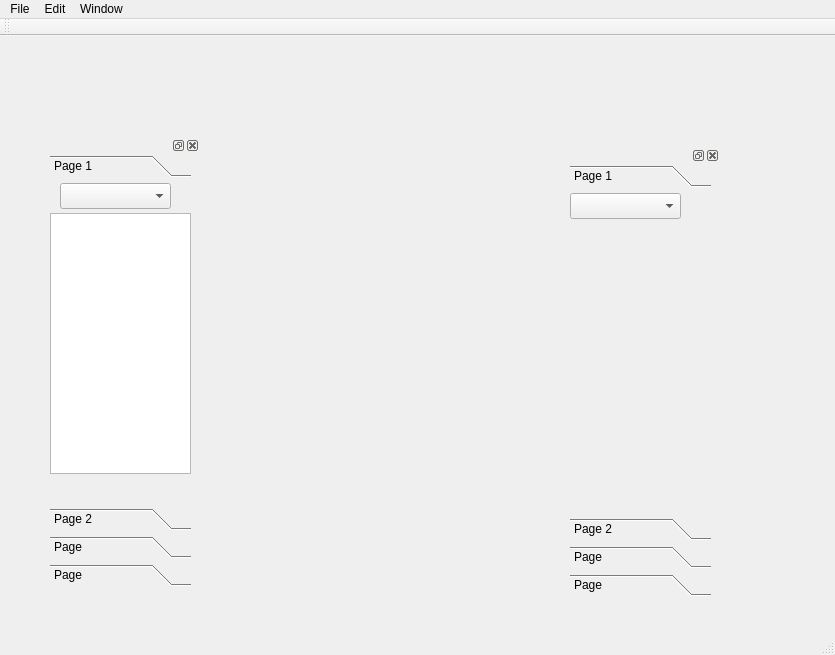
<?xml version="1.0" encoding="UTF-8"?>
<ui version="4.0">
 <class>MainWindow</class>
 <widget class="QMainWindow" name="MainWindow">
  <property name="geometry">
   <rect>
    <x>0</x>
    <y>0</y>
    <width>835</width>
    <height>655</height>
   </rect>
  </property>
  <property name="sizePolicy">
   <sizepolicy hsizetype="Maximum" vsizetype="Maximum">
    <horstretch>0</horstretch>
    <verstretch>0</verstretch>
   </sizepolicy>
  </property>
  <property name="mouseTracking">
   <bool>true</bool>
  </property>
  <property name="focusPolicy">
   <enum>Qt::ClickFocus</enum>
  </property>
  <property name="windowTitle">
   <string>MainWindow</string>
  </property>
  <widget class="QWidget" name="centralWidget">
   <property name="sizePolicy">
    <sizepolicy hsizetype="Maximum" vsizetype="Maximum">
     <horstretch>0</horstretch>
     <verstretch>0</verstretch>
    </sizepolicy>
   </property>
   <property name="mouseTracking">
    <bool>true</bool>
   </property>
   <property name="focusPolicy">
    <enum>Qt::ClickFocus</enum>
   </property>
   <widget class="QDockWidget" name="ObjectBrowser">
    <property name="geometry">
     <rect>
      <x>50</x>
      <y>100</y>
      <width>150</width>
      <height>450</height>
     </rect>
    </property>
    <property name="floating">
     <bool>true</bool>
    </property>
    <widget class="QWidget" name="dockWidgetContents_2">
     <widget class="QToolBox" name="toolBox">
      <property name="geometry">
       <rect>
        <x>0</x>
        <y>0</y>
        <width>141</width>
        <height>431</height>
       </rect>
      </property>
      <property name="currentIndex">
       <number>0</number>
      </property>
      <widget class="QWidget" name="page_1">
       <property name="geometry">
        <rect>
         <x>0</x>
         <y>0</y>
         <width>141</width>
         <height>295</height>
        </rect>
       </property>
       <attribute name="label">
        <string>Page 1</string>
       </attribute>
       <widget class="QComboBox" name="AlgorithmsBox">
        <property name="geometry">
         <rect>
          <x>10</x>
          <y>0</y>
          <width>111</width>
          <height>26</height>
         </rect>
        </property>
       </widget>
       <widget class="QPlainTextEdit" name="AlgorithmParams">
        <property name="geometry">
         <rect>
          <x>0</x>
          <y>30</y>
          <width>141</width>
          <height>261</height>
         </rect>
        </property>
       </widget>
      </widget>
      <widget class="QWidget" name="page_2">
       <property name="geometry">
        <rect>
         <x>0</x>
         <y>0</y>
         <width>100</width>
         <height>30</height>
        </rect>
       </property>
       <attribute name="label">
        <string>Page 2</string>
       </attribute>
       <widget class="QPlainTextEdit" name="MaterialBox">
        <property name="geometry">
         <rect>
          <x>0</x>
          <y>10</y>
          <width>131</width>
          <height>281</height>
         </rect>
        </property>
       </widget>
      </widget>
      <widget class="QWidget" name="page_3">
       <property name="geometry">
        <rect>
         <x>0</x>
         <y>0</y>
         <width>100</width>
         <height>30</height>
        </rect>
       </property>
       <attribute name="label">
        <string>Page</string>
       </attribute>
      </widget>
      <widget class="QWidget" name="page_4">
       <property name="geometry">
        <rect>
         <x>0</x>
         <y>0</y>
         <width>100</width>
         <height>30</height>
        </rect>
       </property>
       <attribute name="label">
        <string>Page</string>
       </attribute>
      </widget>
     </widget>
    </widget>
   </widget>
   <widget class="QDockWidget" name="ObjectEditor">
    <property name="geometry">
     <rect>
      <x>570</x>
      <y>110</y>
      <width>150</width>
      <height>450</height>
     </rect>
    </property>
    <property name="floating">
     <bool>true</bool>
    </property>
    <widget class="QWidget" name="dockWidgetContents_4">
     <widget class="QToolBox" name="toolBox_2">
      <property name="geometry">
       <rect>
        <x>0</x>
        <y>0</y>
        <width>141</width>
        <height>431</height>
       </rect>
      </property>
      <property name="currentIndex">
       <number>0</number>
      </property>
      <widget class="QWidget" name="page_5">
       <property name="geometry">
        <rect>
         <x>0</x>
         <y>0</y>
         <width>141</width>
         <height>295</height>
        </rect>
       </property>
       <attribute name="label">
        <string>Page 1</string>
       </attribute>
       <widget class="QComboBox" name="comboBox_2">
        <property name="geometry">
         <rect>
          <x>0</x>
          <y>0</y>
          <width>111</width>
          <height>26</height>
         </rect>
        </property>
       </widget>
      </widget>
      <widget class="QWidget" name="page_6">
       <property name="geometry">
        <rect>
         <x>0</x>
         <y>0</y>
         <width>100</width>
         <height>30</height>
        </rect>
       </property>
       <attribute name="label">
        <string>Page 2</string>
       </attribute>
       <widget class="QSlider" name="horizontalSlider_2">
        <property name="geometry">
         <rect>
          <x>10</x>
          <y>0</y>
          <width>121</width>
          <height>22</height>
         </rect>
        </property>
        <property name="orientation">
         <enum>Qt::Horizontal</enum>
        </property>
       </widget>
      </widget>
      <widget class="QWidget" name="page_7">
       <property name="geometry">
        <rect>
         <x>0</x>
         <y>0</y>
         <width>100</width>
         <height>30</height>
        </rect>
       </property>
       <attribute name="label">
        <string>Page</string>
       </attribute>
      </widget>
      <widget class="QWidget" name="page_8">
       <property name="geometry">
        <rect>
         <x>0</x>
         <y>0</y>
         <width>100</width>
         <height>30</height>
        </rect>
       </property>
       <attribute name="label">
        <string>Page</string>
       </attribute>
      </widget>
     </widget>
    </widget>
   </widget>
  </widget>
  <widget class="QMenuBar" name="menuBar">
   <property name="geometry">
    <rect>
     <x>0</x>
     <y>0</y>
     <width>835</width>
     <height>22</height>
    </rect>
   </property>
   <widget class="QMenu" name="menuFile">
    <property name="title">
     <string>File</string>
    </property>
   </widget>
   <widget class="QMenu" name="menuEdit">
    <property name="title">
     <string>Edit</string>
    </property>
    <addaction name="actionUndo"/>
    <addaction name="actionCut"/>
    <addaction name="separator"/>
    <addaction name="actionCut_2"/>
    <addaction name="actionCopy_2"/>
    <addaction name="actionPaste_2"/>
    <addaction name="actionDelete_2"/>
    <addaction name="separator"/>
    <addaction name="actionSelect_All"/>
    <addaction name="separator"/>
    <addaction name="actionFind"/>
    <addaction name="separator"/>
   </widget>
   <widget class="QMenu" name="menuWindow">
    <property name="title">
     <string>Window</string>
    </property>
   </widget>
   <addaction name="menuFile"/>
   <addaction name="menuEdit"/>
   <addaction name="menuWindow"/>
  </widget>
  <widget class="QToolBar" name="mainToolBar">
   <attribute name="toolBarArea">
    <enum>TopToolBarArea</enum>
   </attribute>
   <attribute name="toolBarBreak">
    <bool>false</bool>
   </attribute>
  </widget>
  <widget class="QStatusBar" name="statusBar"/>
  <action name="actionSave">
   <property name="text">
    <string>New</string>
   </property>
  </action>
  <action name="actionLoad">
   <property name="text">
    <string>Open</string>
   </property>
  </action>
  <action name="actionSave_2">
   <property name="text">
    <string>Save</string>
   </property>
  </action>
  <action name="actionRecent">
   <property name="text">
    <string>Recent</string>
   </property>
  </action>
  <action name="actionUndo">
   <property name="text">
    <string>Undo</string>
   </property>
  </action>
  <action name="actionCut">
   <property name="text">
    <string>Redo</string>
   </property>
  </action>
  <action name="actionCut_2">
   <property name="text">
    <string>Cut</string>
   </property>
  </action>
  <action name="actionCopy_2">
   <property name="text">
    <string>Copy</string>
   </property>
  </action>
  <action name="actionPaste_2">
   <property name="text">
    <string>Paste</string>
   </property>
  </action>
  <action name="actionDelete_2">
   <property name="text">
    <string>Delete</string>
   </property>
  </action>
  <action name="actionSelect_All">
   <property name="text">
    <string>Select All</string>
   </property>
  </action>
  <action name="actionFind">
   <property name="text">
    <string>Find</string>
   </property>
  </action>
  <action name="actionRender">
   <property name="text">
    <string>Render</string>
   </property>
  </action>
 </widget>
 <layoutdefault spacing="6" margin="11"/>
 <resources/>
 <connections/>
</ui>
